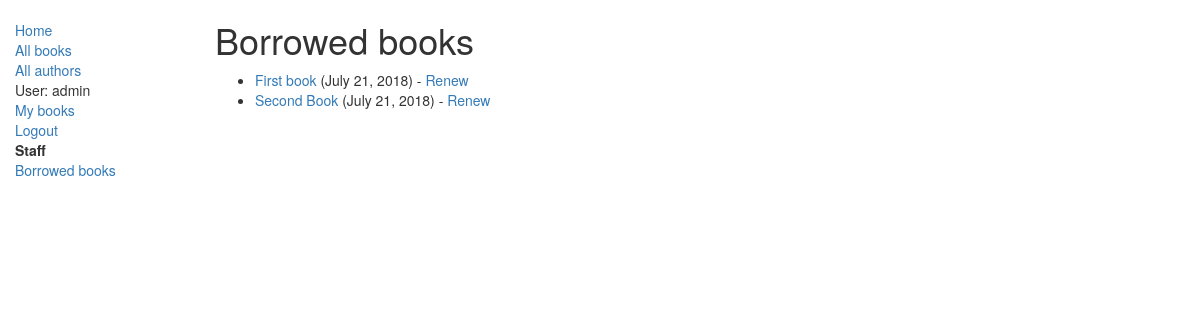
Screenshot of /catalog/allbooks/ (signed in) with the database file from the repository.
### catalog/models.py (models this page shows, shortened)
class BookInstance(models.Model):
    id = models.UUIDField(primary_key=True, default=uuid.uuid4, help_text="Unique ID for this particular book across whole library")
    book = models.ForeignKey('Book', on_delete=models.SET_NULL, null=True)
    imprint = models.CharField(max_length=200)
    due_back = models.DateField(null=True, blank=True)
    borrower = models.ForeignKey(User, on_delete=models.SET_NULL, null=True, blank=True)
    LOAN_STATUS = (
        ('m', 'Maintenance'),
        ('o', 'On loan'),
        ('a', 'Available'),
        ('r', 'Reserved'),
    )
    status = models.CharField(max_length=1, choices=LOAN_STATUS, blank=True, default='m', help_text='Book availability')
    @property
    def is_overdue(self):
        if self.due_back and date.today() > self.due_back:
            return True
        return False
    class Meta:
        ordering = ["due_back"]
        permissions = (("can_mark_returned", "Set book as returned"),)

class Book(models.Model):
    title = models.CharField(max_length=200)
    author = models.ForeignKey('Author', on_delete=models.SET_NULL, null=True)
    summary = models.TextField(max_length=1000, help_text='Enter a brief description of the book')
    isbn = models.CharField('ISBN',max_length=13, help_text='13 Character <a href="https://www.isbn-international.org/content/what-isbn">ISBN number</a>')
    genre = models.ManyToManyField(Genre, help_text='Select a genre for this book')
    def display_genre(self):
        """
        Creates a string for the Genre. This is required to display genre in Admin.
        """
        return ', '.join([ genre.name for genre in self.genre.all()[:3] ])
    display_genre.short_description = 'Genre'

### catalog/views.py (the view)
# urls.py: path('allbooks/', views.LoanedBooksAllListView.as_view(), name='borrowed'),
class LoanedBooksAllListView(PermissionRequiredMixin,generic.ListView):
    permission_required = 'catalog.can_mark_returned'
    model = BookInstance
    template_name ='catalog/bookinstance_list_borrowed.html'
    paginate_by = 10
    def get_queryset(self):
        return BookInstance.objects.filter(status__exact='o').order_by('due_back')

### catalog/templates/catalog/bookinstance_list_borrowed.html
{% extends "base_generic.html" %}
{% block content %}
    <h1>Borrowed books</h1>
    {% if bookinstance_list %}
    <ul>
      {% for bookinst in bookinstance_list %}
      <li class="{% if bookinst.is_overdue %}text-danger{% endif %}">
        <a href="{% url 'book-detail' bookinst.book.pk %}">{{bookinst.book.title}}</a> ({{ bookinst.due_back }})
        {% if perms.catalog.can_mark_returned %}- <a href="{% url 'renew-book-librarian' bookinst.id %}">Renew</a>  {% endif %}
      </li>
      {% endfor %}
    </ul>
    {% else %}
      <p>There are no books borrowed.</p>
    {% endif %}
{% endblock %}

### catalog/templates/base_generic.html (shortened to what this page needs)
<!DOCTYPE html>
<html lang="en">
<head>
  <link rel="stylesheet" href="https://maxcdn.bootstrapcdn.com/bootstrap/3.3.7/css/bootstrap.min.css">
  {% load static %}
  <link rel="stylesheet" href="{% static 'css/styles.css' %}">
</head>
<body>
  <div class="container-fluid">
    <div class="row">
      <div class="col-sm-2">
      {% block sidebar %}
      <ul class="sidebar-nav">
          <li><a href="{% url 'index' %}">Home</a></li>
          <li><a href="{% url 'books' %}">All books</a></li>
          <li><a href="{% url 'authors' %}">All authors</a></li>
           {% if user.is_authenticated %}
             <li>User: {{ user.get_username }}</li>
             <li><a href="{% url 'my-borrowed' %}">My books</a></li>
             <li><a href="{% url 'logout'%}?next={{request.path}}">Logout</a></li>
             <li><strong>Staff</strong></li>
             <li><a href="{% url 'borrowed' %}">Borrowed books</a></li>
           {% else %}
             <li><a href="{% url 'login'%}?next={{request.path}}">Login</a></li>
           {% endif %}
      </ul>
     {% endblock %}
      </div>
      <div class="col-sm-10 ">
      {% block content %}{% endblock %}
      </div>
    </div>
  </div>
</body>
</html>

### catalog/static/styles.css (style rules this page uses)
.sidebar-nav { margin-top: 20px; padding: 0; list-style: none; }

### rows the page displays
BookInstance: book "First book", due_back "July 21, 2018"
BookInstance: book "Second Book", due_back "July 21, 2018"

### other values shown
{{ user.get_username }} "admin"
